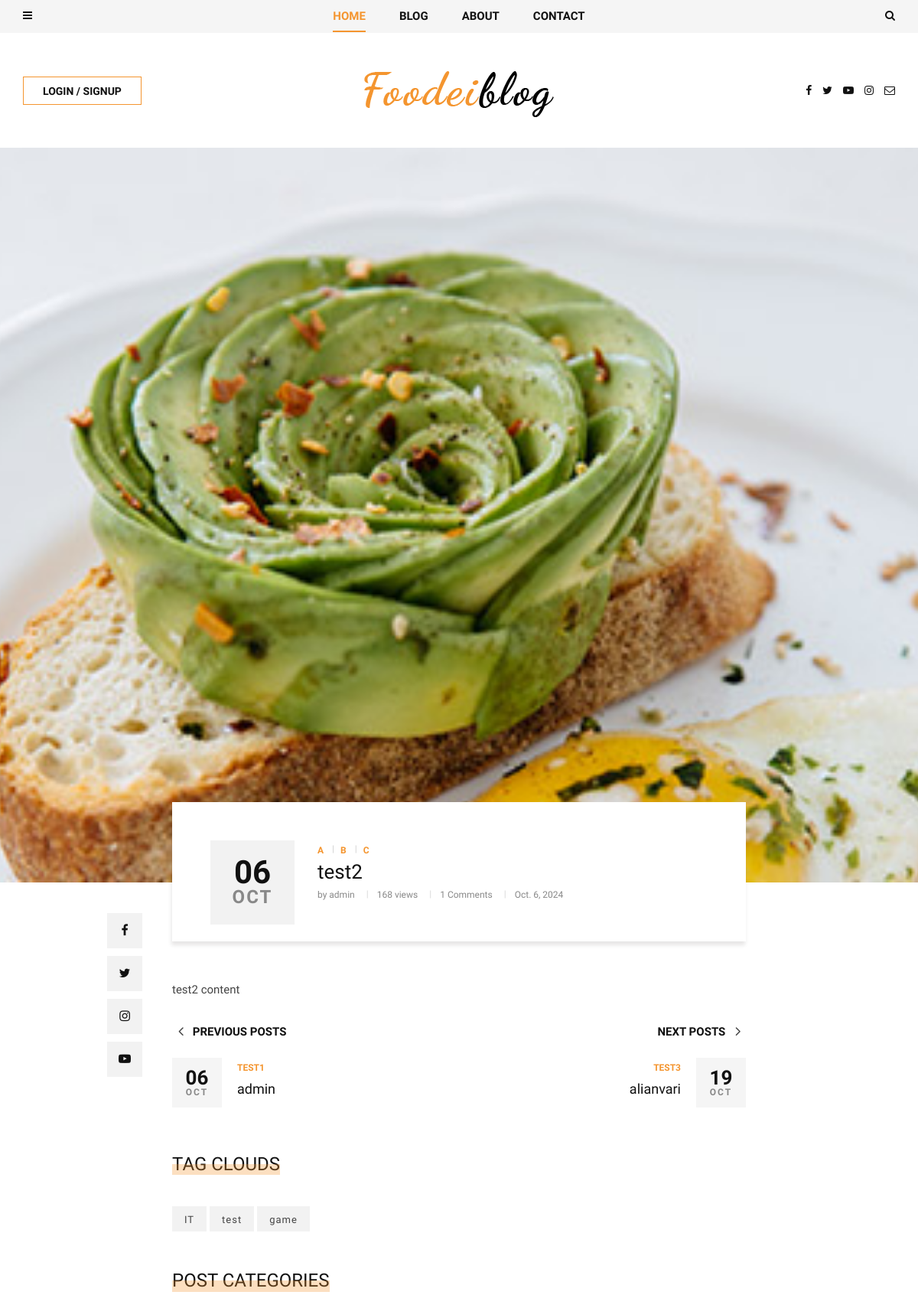
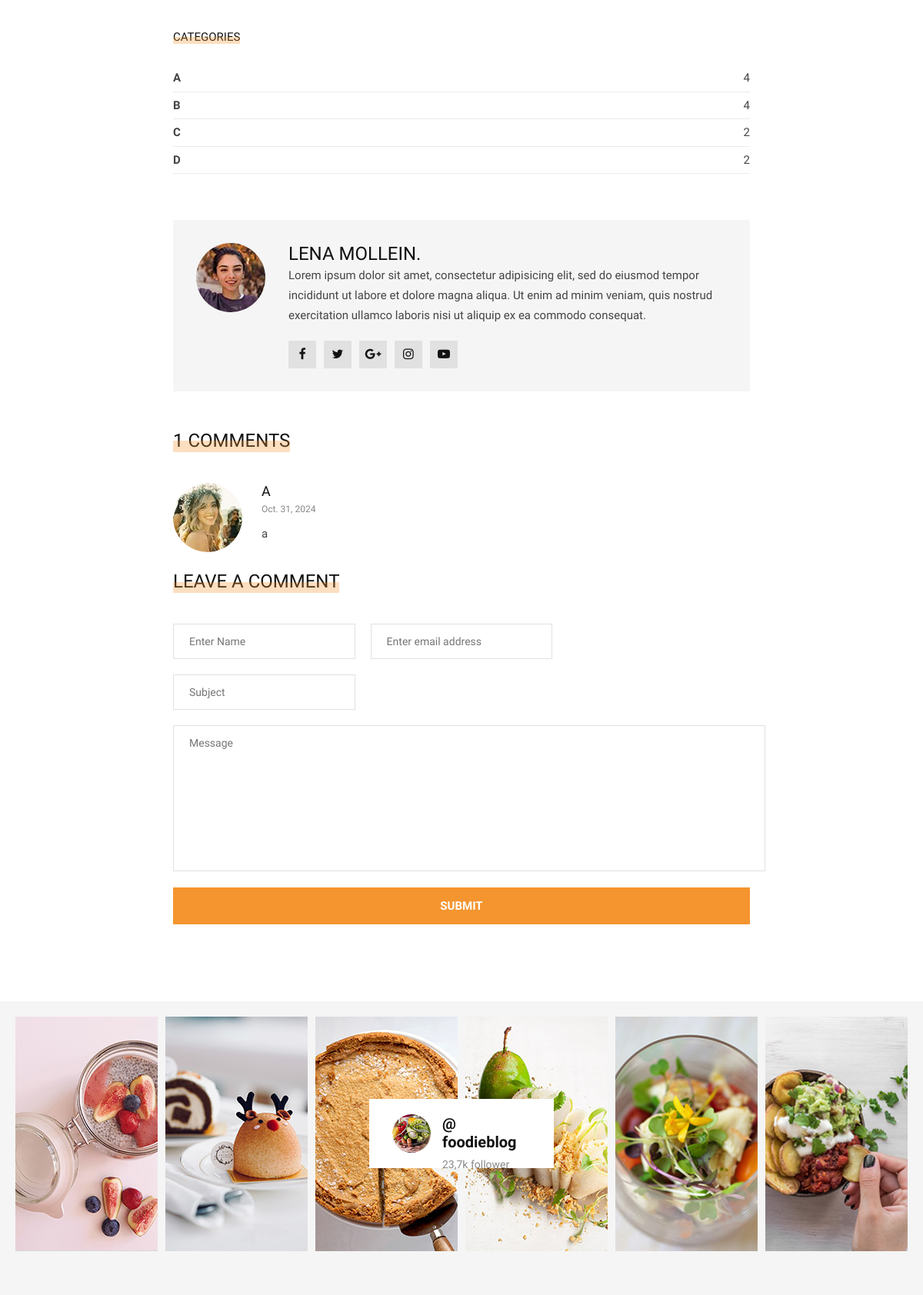
Page /blog/2 (upper part) on the committed database (2 pictures, top to bottom).
### blog/models.py (models this page shows, shortened)
class Post(models.Model):
    image = models.ImageField(upload_to = 'blog/', default = 'blog/default.jpg')
    author = models.ForeignKey(User,on_delete = models.SET_NULL,null = True)
    title = models.CharField(max_length=255)
    content = models.TextField()
    tags = TaggableManager()
    category = models.ManyToManyField(Category)
    counted_views = models.IntegerField(default=0)
    status = models.BooleanField(default=False)
    login_require = models.BooleanField(default=False)
    published_date = models.DateTimeField(null=True)
    created_date = models.DateTimeField(auto_now_add=True)
    updated_date = models.DateTimeField(auto_now=True)
    class Meta:
        ordering = ['id']

class Category(models.Model):
    name = models.CharField(max_length = 255)
    def __str__(self):
        return self.name

class Comment(models.Model):
    post = models.ForeignKey(Post, on_delete=models.CASCADE)
    name = models.CharField(max_length=255)
    email = models.EmailField()
    subject = models.CharField(max_length=255)
    message = models.TextField()
    approved = models.BooleanField(default=False)
    created_date = models.DateTimeField(auto_now_add=True)
    updated_date = models.DateTimeField(auto_now=True)
    class Meta:
        ordering = ['-created_date']

### blog/views.py (the view, shortened to what this page needs)
# urls.py: path('<int:pid>',blog_single_view,name='blog_single'),
def blog_single_view(request,pid):
    all_active_posts = Post.objects.filter(status = True, published_date__lte = timezone.now())
    l = len(all_active_posts)
    post_index = -1
    for i in range(l):
        if pid == all_active_posts[i].id:
            post_index = i
    if post_index < l-1 and post_index > 0:
        after = True
        pre = True
    elif post_index == l-1 and post_index > 0:
        after = False
        pre = True
    elif post_index == 0 and post_index < l-1:
        after = True
        pre = False
    else:
        after = False
        pre = False
    if after == True:
        post_after = all_active_posts[post_index + 1]
    else:
        post_after = None
    if pre == True:
        post_pre = all_active_posts[post_index - 1]
    else:
        post_pre = None
    post = get_object_or_404(Post,id = pid,status = True, published_date__lte = timezone.now())
    post.counted_views += 1
    post.save()
    form = CommentForm()
    comments = Comment.objects.filter(post = post.id, approved = True)
    context = {'post':post,'after':after,'pre':pre,'post_after':post_after,'post_pre':post_pre,
               'form':form,'comments':comments}
    if request.user.is_authenticated:
        return render(request,'blog/blog-single2.html',context)
    else:
        if post.login_require == False:
            return render(request,'blog/blog-single2.html',context)
        else:
            return redirect('/accounts/login/')

### blog/forms.py
class CommentForm(forms.ModelForm):
    class Meta:
        model = Comment
        fields = ['post','name','subject','email','message']

### blog/templatetags/blog_tags.py (called while the page is built)
@register.inclusion_tag('blog/blog_postcategories.html')
def postcategories():
    posts = Post.objects.filter(published_date__lte = timezone.now(),status=1)
    categories = Category.objects.all()
    cat_dict = {}
    for name in categories:
        cat_dict[name] = posts.filter(category=name).count()
    return {'categories':cat_dict}

@register.inclusion_tag('blog/blog-tag-clouds.html')
def tagclouds():
    posts = Post.objects.filter(published_date__lte = timezone.now(),status=1)
    tags=set()
    for post in posts:
        post_all_tags = post.tags.all()
        for i in range(len(post_all_tags)):
            tags.add(post_all_tags[i])
    return {'tags':tags}

### mysite/templates/blog/blog-single2.html (shortened to what this page needs)
{%extends 'base2.html'%}
{%load static%}
{%load blog_tags%}
{% load humanize %}
{%block content%}
    <section class="single-post spad">
        <div class="single-post__hero set-bg" data-setbg={{post.image.url}}></div>
        <div class="container">
            <div class="row d-flex justify-content-center">
                <div class="col-lg-8">
                    <div class="single-post__title">
                        <div class="single-post__title__meta">
                            <h2>{{post.published_date|date:'d'}}</h2>
                            <span>{{post.published_date|date:'M'}}</span>
                        </div>
                        <div class="single-post__title__text">
                            <ul class="label">
                                {% for cat in post.category.all %}
                                <li href="{% url "blog:category" cat_name=cat.name %}">{{cat.name}} {%if not forloop.last%} {%endif%}</li>
                                {% endfor %}
                            </ul>
                            <h4>{{post.title}}</h4>
                            <ul class="widget">
                                <li>by {{post.author}}</li>
                                <li>{{post.counted_views}} views</li>
                                <li>{{comments|length}} Comments</li>
                                <li>{{post.published_date|naturalday}}</li>
                            </ul>
                        </div>
                    </div>
                    <div class="single-post__social__item">
                        <ul>
                            <li><a href="#"><i class="fa fa-facebook"></i></a></li>
                            <li><a href="#"><i class="fa fa-twitter"></i></a></li>
                            <li><a href="#"><i class="fa fa-instagram"></i></a></li>
                            <li><a href="#"><i class="fa fa-youtube-play"></i></a></li>
                        </ul>
                    </div>
                    <div class="single-post__top__text">
                        <p>{{post.content|safe}} </p>
                    </div>
                    <div class="single-post__next__previous">
                        <div class="row">
                            <div class="col-lg-6 col-md-6 col-sm-6">
                                {% if pre == True %}
                                <a href="{% url "blog:blog_single" pid=post_pre.id %}" class="single-post__previous">
                                    <h6><span class="arrow_carrot-left"></span> Previous posts</h6>
                                    <div class="single-post__previous__meta">
                                        <h4>{{post_pre.published_date|date:'d'}}</h4>
                                        <span>{{post_pre.published_date|date:'M'}}</span>
                                    </div>
                                    <div class="single-post__previous__text">
                                        <span>{{post_pre.title}}</span>
                                        <h5>{{post_pre.author}}</h5>
                                    </div>
                                </a>
                                {% endif %}
                            </div>
                            <div class="col-lg-6 col-md-6 col-sm-6">
                                {% if after == True %}
                                <a href="{% url "blog:blog_single" pid=post_after.id %}" class="single-post__next">
                                    <h6>Next posts <span class="arrow_carrot-right"></span> </h6>
                                    <div class="single-post__next__meta">
                                        <h4>{{post_after.published_date|date:'d'}}</h4>
                                        <span>{{post_after.published_date|date:'M'}}</span>
                                    </div>
                                    <div class="single-post__next__text">
                                        <span>{{post_after.title}}</span>
                                        <h5>{{post_after.author}}</h5>
                                    </div>
                                </a>
                                {% endif %}
                            </div>
                        </div>
                    </div>
                    <div class="widget__title">
                        <h4>Tag Clouds</h4>
                    </div>
                    {% tagclouds %}
                    <div class="widget__title">
                        <h4>Post Categories</h4>
                    </div>
                    {% postcategories %}
                    <div class="single-post__author__profile">
                        <div class="single-post__author__profile__pic">
                            <img src="{% static "template2/img/categories/single-post/author-profile.jpg" %}" alt="">
                        </div>
                        <div class="single-post__author__profile__text">
                            <h4>Lena Mollein.</h4>
                            <p>Lorem ipsum dolor sit amet, consectetur adipisicing elit, sed do eiusmod tempor
                                incididunt ut labore et dolore magna aliqua. Ut enim ad minim veniam, quis nostrud
                                exercitation ullamco laboris nisi ut aliquip ex ea commodo consequat.</p>
                            <div class="single-post__author__profile__social">
                                <a href="#"><i class="fa fa-facebook"></i></a>
                                <a href="#"><i class="fa fa-twitter"></i></a>
                                <a href="#"><i class="fa fa-google-plus"></i></a>
                                <a href="#"><i class="fa fa-instagram"></i></a>
                                <a href="#"><i class="fa fa-youtube-play"></i></a>
                            </div>
                        </div>
                    </div>
                    {% if comments %}
                    <div class="single-post__comment">
                        <div class="widget__title">
                            <h4>{{comments|length}} Comments</h4>
                        </div>
                        {% for comment in comments %}
                        <div class="single-post__comment__item">
                            <div class="single-post__comment__item__pic">
                                <img src="{% static "template2/img/categories/single-post/comment/comment-1.jpg" %}" alt="">
                            </div>
                            <div class="single-post__comment__item__text">
                                <h5>{{comment.subject}}</h5>
                                <span>{{comment.created_date|naturalday}}</span>
                                <p>{{comment.message}}</p>
                            </div>
                        </div>
                        {% endfor %}
                    </div>
                    {% endif %}
                    <div class="single-post__leave__comment">
                        <div class="widget__title">
                            <h4>Leave a comment</h4>
                        </div>
                        <form action="{% url 'blog:blog_single' pid=post.id %}" method="POST">
                            {% if request.user.is_authenticated %}
                                <div class="input-list">
                                    <input type="hidden" value={{request.user.username}} name="name" placeholder="Enter Name">
                                    <input type="hidden" value={{request.user.email}} name="email" placeholder="Enter email address">
                                </div>
                            {% else %}
                                <div class="input-list">
                                    <input type="text" name="name" placeholder="Enter Name" required>
                                    <input type="email" name="email" placeholder="Enter email address" required>
                                </div>
                            {% endif %}
                            <div class="input-list">
                            <input type="text" name="subject" placeholder="Subject" required>
                            <textarea name="message" placeholder="Message" required></textarea>
                            </div>
                            <button type="submit" class="site-btn">Submit</button>
                        </form>
                    </div>
                </div>
            </div>
        </div>
    </section>
{%endblock%}

### mysite/templates/blog/blog-tag-clouds.html
    <div class="single-post__tags">
        {% for tag in tags %}
        <span><a href="{% url 'blog:tag' tag_name=tag.name %}">{{tag.name}}</a></span>
        {% endfor %}
    </div>

### mysite/templates/blog/blog_postcategories.html
<div class="sidebar__item__categories">
    <div class="sidebar__item__title">
        <h6>Categories</h6>
    </div>
    <ul>
        {% for name,count in categories.items %}
        <li><a href="{% url "blog:category" cat_name=name %}">{{name}} <span>{{count}}</span></a></li>
        {% endfor %}
    </ul>
</div>

### rows in the picture
Post: published_date "06", published_date "OCT", title "test2", author "admin", counted_views "168", published_date "Oct. 6, 2024", content "test2 content"
Category: name "A", count "4"
Category: name "B", count "4"
Category: name "C", count "2"
Post: published_date "06", published_date "OCT", title "TEST1", author "admin"
Post: published_date "19", published_date "OCT", title "TEST3", author "alianvari"
Tag: name "IT"
Tag: name "test"
Tag: name "game"
Category: name "D", count "2"
Comment: subject "A", created_date "Oct. 31, 2024", message "a"

### other values in the picture
{{ comments|length }} "1"
